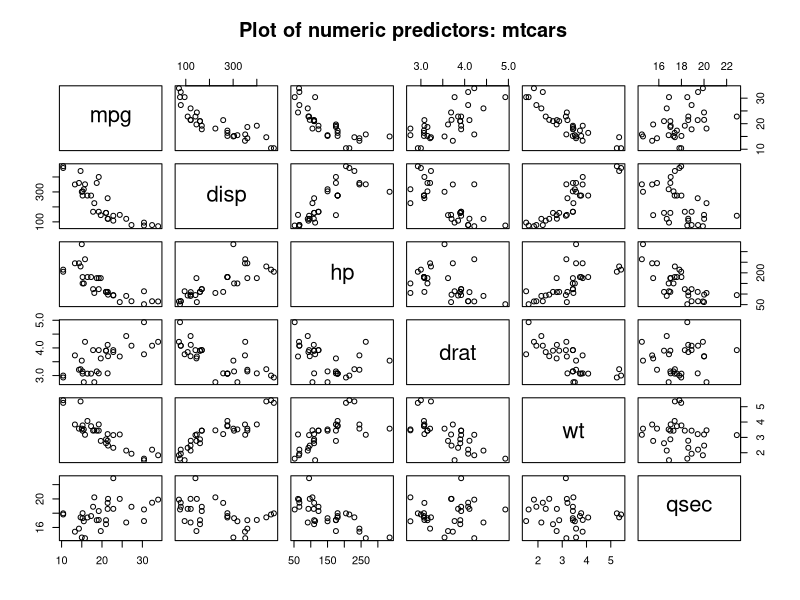
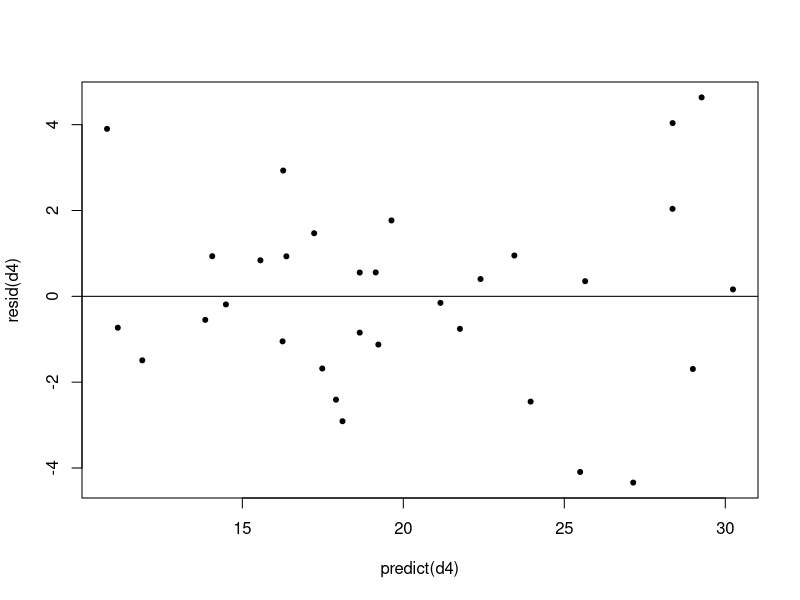

Write the R code that produced these figures, in order.
## ---- chunk 1
knitr::opts_chunk$set(fig.width=12, fig.height=8, fig.path='Figs/',
                      echo=FALSE, warning=FALSE, message=FALSE)
## ---- chunk 2
mtcars[, c(2,8,9,10,11)] <- lapply(mtcars[, c(2,8,9,10,11)], factor)
plot(mtcars[, c(1,3,4,5,6, 7)], method = "jitter", main = " Plot of numeric predictors: mtcars")
cor(mtcars[, c(1,3,4,5,6, 7)])
cat("Start from a model based on all predictors & work backwards")
d <- lm(mpg~., data = mtcars)
d1 <- update(d, ~. -gear-carb)
d2 <- update(d1, ~. -drat)
d3 <- update(d2, ~. -disp)
summary(d3)
d4 <- update(d3, ~. -qsec)
summary(d4)
pr <- residuals(d4)/(1 - lm.influence(d4)$hat)
PRESS <- sum(pr^2)
my.anova <- anova(d4)
tss <- sum(my.anova$"Sum Sq")
pred.r.squared.d4 <- 1 - PRESS/(tss)
cat("Predicted R Squared =", pred.r.squared.d4)
d5 <- update(d4, ~. -am)
summary(d5)
pr <- residuals(d5)/(1 - lm.influence(d5)$hat)
PRESS <- sum(pr^2)
my.anova <- anova(d5)
tss <- sum(my.anova$"Sum Sq")
pred.r.squared.d5 <- 1 - PRESS/(tss)
cat("Predicted R Squared =", pred.r.squared.d5)
cat(" Note that the adj R squared & Predicted R squared start to degrade when we remove", "\n", "am as a predictor")
cat("Same happens if we remove cyl or vs")
cat("Another approach is to remove wt as it is highly correlated to hp")
d6 <- update(d4, ~. - wt)
summary(d6)
pr <- residuals(d6)/(1 - lm.influence(d6)$hat)
PRESS <- sum(pr^2)
my.anova <- anova(d6)
tss <- sum(my.anova$"Sum Sq")
pred.r.squared.d6 <- 1 - PRESS/(tss)
cat("Predicted R Squared =", pred.r.squared.d6)
cat("While we get a significant model with am as a significant predictor both Adjusted &", "\n", " predicted R Squared degrade" )
cat("RESIDUALS PLOT")
plot(predict(d4), resid(d4), pch  = 20, abline(h = 0, v = 0, col = "black", main = "Residuals Plot" ))
confint(d4)

